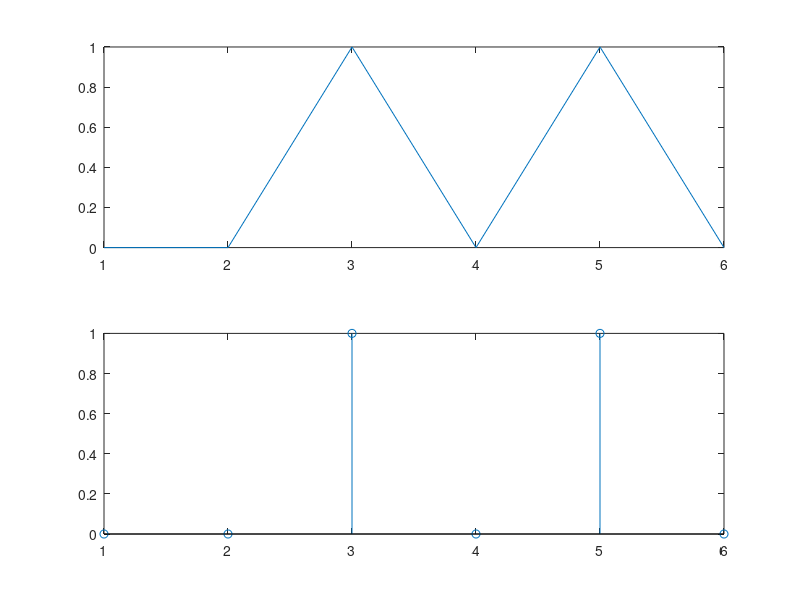

The MATLAB source for this figure:
T=0.5;
Fs=12;
a=Fs*T;
x=round(rand(1,a)) %genereaza un semnal binar aleator rotunjind valorile la 0 sau 1
subplot(2,1,1)
plot(x);
subplot(2,1,2)
stem(x);